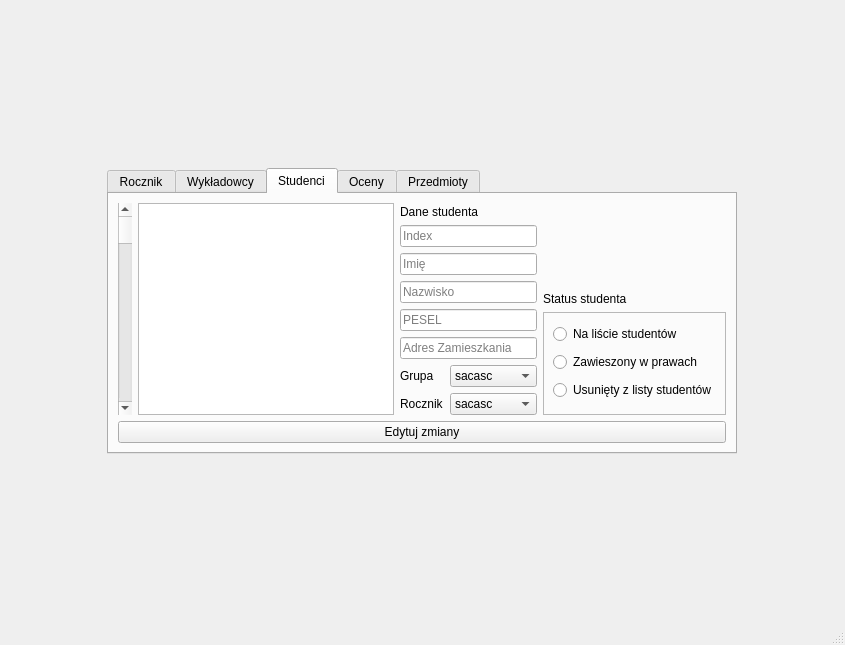
<?xml version="1.0" encoding="UTF-8"?>
<ui version="4.0">
 <class>MainWindow</class>
 <widget class="QMainWindow" name="MainWindow">
  <property name="geometry">
   <rect>
    <x>0</x>
    <y>0</y>
    <width>845</width>
    <height>645</height>
   </rect>
  </property>
  <property name="windowTitle">
   <string>MainWindow</string>
  </property>
  <widget class="QWidget" name="centralwidget">
   <layout class="QHBoxLayout" name="horizontalLayout_7">
    <item>
     <widget class="QTabWidget" name="studentsTab">
      <property name="enabled">
       <bool>true</bool>
      </property>
      <property name="sizePolicy">
       <sizepolicy hsizetype="Maximum" vsizetype="Maximum">
        <horstretch>0</horstretch>
        <verstretch>0</verstretch>
       </sizepolicy>
      </property>
      <property name="currentIndex">
       <number>2</number>
      </property>
      <widget class="QWidget" name="R">
       <attribute name="title">
        <string>Rocznik</string>
       </attribute>
      </widget>
      <widget class="QWidget" name="Wykladowcy">
       <attribute name="title">
        <string>Wykładowcy</string>
       </attribute>
       <widget class="QWidget" name="layoutWidget">
        <property name="geometry">
         <rect>
          <x>10</x>
          <y>20</y>
          <width>686</width>
          <height>262</height>
         </rect>
        </property>
        <layout class="QHBoxLayout" name="horizontalLayout_8">
         <item>
          <layout class="QVBoxLayout" name="verticalLayout_6">
           <item>
            <layout class="QHBoxLayout" name="horizontalLayout_9">
             <item>
              <widget class="QScrollBar" name="verticalScrollBarOfLecturersList">
               <property name="orientation">
                <enum>Qt::Vertical</enum>
               </property>
              </widget>
             </item>
             <item>
              <widget class="QListWidget" name="instructorListField">
               <property name="editTriggers">
                <set>QAbstractItemView::SelectedClicked</set>
               </property>
               <property name="selectionMode">
                <enum>QAbstractItemView::MultiSelection</enum>
               </property>
              </widget>
             </item>
            </layout>
           </item>
          </layout>
         </item>
         <item>
          <layout class="QHBoxLayout" name="horizontalLayout_10">
           <item>
            <layout class="QVBoxLayout" name="verticalLayout_7">
             <item alignment="Qt::AlignBottom">
              <widget class="QLabel" name="lecturerInformationLabel">
               <property name="sizePolicy">
                <sizepolicy hsizetype="Minimum" vsizetype="Minimum">
                 <horstretch>0</horstretch>
                 <verstretch>0</verstretch>
                </sizepolicy>
               </property>
               <property name="maximumSize">
                <size>
                 <width>16777215</width>
                 <height>16766643</height>
                </size>
               </property>
               <property name="text">
                <string>Dane wykładowcy</string>
               </property>
               <property name="alignment">
                <set>Qt::AlignLeading|Qt::AlignLeft|Qt::AlignTop</set>
               </property>
              </widget>
             </item>
             <item>
              <widget class="QLineEdit" name="instructorNameField">
               <property name="placeholderText">
                <string>Imię</string>
               </property>
              </widget>
             </item>
             <item>
              <widget class="QLineEdit" name="instructorSurNameField">
               <property name="placeholderText">
                <string>Nazwisko</string>
               </property>
              </widget>
             </item>
             <item>
              <widget class="QLineEdit" name="peselField">
               <property name="placeholderText">
                <string>PESEL</string>
               </property>
              </widget>
             </item>
             <item>
              <widget class="QLineEdit" name="instructorAdressField">
               <property name="placeholderText">
                <string>Adres Zamieszkania</string>
               </property>
              </widget>
             </item>
             <item>
              <widget class="QLabel" name="instructorLecturesLabel">
               <property name="text">
                <string>Przedmioty wykładowcy</string>
               </property>
              </widget>
             </item>
             <item>
              <widget class="QListWidget" name="instructorLecturesList">
               <property name="editTriggers">
                <set>QAbstractItemView::SelectedClicked</set>
               </property>
               <property name="selectionMode">
                <enum>QAbstractItemView::MultiSelection</enum>
               </property>
               <item>
                <property name="text">
                 <string>grge</string>
                </property>
               </item>
               <item>
                <property name="text">
                 <string>re</string>
                </property>
               </item>
               <item>
                <property name="text">
                 <string>ge</string>
                </property>
               </item>
               <item>
                <property name="text">
                 <string>rg</string>
                </property>
               </item>
               <item>
                <property name="text">
                 <string>erge</string>
                </property>
               </item>
               <item>
                <property name="text">
                 <string>rg</string>
                </property>
               </item>
               <item>
                <property name="text">
                 <string>erg</string>
                </property>
               </item>
               <item>
                <property name="text">
                 <string>rege</string>
                </property>
               </item>
               <item>
                <property name="text">
                 <string>rge</string>
                </property>
               </item>
              </widget>
             </item>
            </layout>
           </item>
          </layout>
         </item>
        </layout>
       </widget>
      </widget>
      <widget class="QWidget" name="Studenci">
       <attribute name="title">
        <string>Studenci</string>
       </attribute>
       <layout class="QVBoxLayout" name="verticalLayout_5">
        <item>
         <layout class="QHBoxLayout" name="horizontalLayout_4">
          <item>
           <layout class="QVBoxLayout" name="verticalLayout_4">
            <item>
             <layout class="QHBoxLayout" name="horizontalLayout_3">
              <item>
               <widget class="QScrollBar" name="verticalScrollBarOfStudentsList">
                <property name="orientation">
                 <enum>Qt::Vertical</enum>
                </property>
               </widget>
              </item>
              <item>
               <widget class="QListWidget" name="listWidget"/>
              </item>
             </layout>
            </item>
           </layout>
          </item>
          <item>
           <layout class="QHBoxLayout" name="horizontalLayout_2">
            <item>
             <layout class="QVBoxLayout" name="verticalLayout_3">
              <item alignment="Qt::AlignBottom">
               <widget class="QLabel" name="studentInformationsLabel">
                <property name="sizePolicy">
                 <sizepolicy hsizetype="Minimum" vsizetype="Minimum">
                  <horstretch>0</horstretch>
                  <verstretch>0</verstretch>
                 </sizepolicy>
                </property>
                <property name="maximumSize">
                 <size>
                  <width>16777215</width>
                  <height>16766643</height>
                 </size>
                </property>
                <property name="text">
                 <string>Dane studenta</string>
                </property>
                <property name="alignment">
                 <set>Qt::AlignLeading|Qt::AlignLeft|Qt::AlignTop</set>
                </property>
               </widget>
              </item>
              <item>
               <widget class="QLineEdit" name="studentIndexNumberField">
                <property name="placeholderText">
                 <string>Index</string>
                </property>
               </widget>
              </item>
              <item>
               <widget class="QLineEdit" name="studentFirstNameField">
                <property name="placeholderText">
                 <string>Imię</string>
                </property>
               </widget>
              </item>
              <item>
               <widget class="QLineEdit" name="studentSureNameField">
                <property name="placeholderText">
                 <string>Nazwisko</string>
                </property>
               </widget>
              </item>
              <item>
               <widget class="QLineEdit" name="studentPeselNameField">
                <property name="placeholderText">
                 <string>PESEL</string>
                </property>
               </widget>
              </item>
              <item>
               <widget class="QLineEdit" name="studentAdressField">
                <property name="placeholderText">
                 <string>Adres Zamieszkania</string>
                </property>
               </widget>
              </item>
              <item>
               <layout class="QHBoxLayout" name="horizontalLayout_6">
                <item>
                 <widget class="QLabel" name="studentGroupLabel">
                  <property name="text">
                   <string>Grupa</string>
                  </property>
                 </widget>
                </item>
                <item>
                 <widget class="QComboBox" name="studentGroupDropdownList">
                  <property name="editable">
                   <bool>false</bool>
                  </property>
                  <property name="currentText">
                   <string>sacasc</string>
                  </property>
                  <property name="insertPolicy">
                   <enum>QComboBox::InsertAfterCurrent</enum>
                  </property>
                  <property name="frame">
                   <bool>true</bool>
                  </property>
                  <item>
                   <property name="text">
                    <string>sacasc</string>
                   </property>
                  </item>
                  <item>
                   <property name="text">
                    <string>sacasc</string>
                   </property>
                  </item>
                  <item>
                   <property name="text">
                    <string>ascascas</string>
                   </property>
                  </item>
                  <item>
                   <property name="text">
                    <string>cascasca</string>
                   </property>
                  </item>
                  <item>
                   <property name="text">
                    <string>scascasc</string>
                   </property>
                  </item>
                  <item>
                   <property name="text">
                    <string>ascascasc</string>
                   </property>
                  </item>
                 </widget>
                </item>
               </layout>
              </item>
              <item>
               <layout class="QHBoxLayout" name="horizontalLayout_5">
                <item>
                 <widget class="QLabel" name="studentYearLabel">
                  <property name="text">
                   <string>Rocznik</string>
                  </property>
                 </widget>
                </item>
                <item>
                 <widget class="QComboBox" name="studentYearDropdownList">
                  <property name="editable">
                   <bool>false</bool>
                  </property>
                  <property name="currentText">
                   <string>sacasc</string>
                  </property>
                  <property name="insertPolicy">
                   <enum>QComboBox::InsertAfterCurrent</enum>
                  </property>
                  <property name="frame">
                   <bool>true</bool>
                  </property>
                  <item>
                   <property name="text">
                    <string>sacasc</string>
                   </property>
                  </item>
                  <item>
                   <property name="text">
                    <string>sacasc</string>
                   </property>
                  </item>
                  <item>
                   <property name="text">
                    <string>ascascas</string>
                   </property>
                  </item>
                  <item>
                   <property name="text">
                    <string>cascasca</string>
                   </property>
                  </item>
                  <item>
                   <property name="text">
                    <string>scascasc</string>
                   </property>
                  </item>
                  <item>
                   <property name="text">
                    <string>ascascasc</string>
                   </property>
                  </item>
                 </widget>
                </item>
               </layout>
              </item>
             </layout>
            </item>
            <item>
             <layout class="QVBoxLayout" name="verticalLayout_2">
              <item>
               <widget class="QLabel" name="studentStatusLable">
                <property name="maximumSize">
                 <size>
                  <width>16777215</width>
                  <height>16776381</height>
                 </size>
                </property>
                <property name="text">
                 <string>Status studenta</string>
                </property>
                <property name="scaledContents">
                 <bool>false</bool>
                </property>
                <property name="alignment">
                 <set>Qt::AlignBottom|Qt::AlignLeading|Qt::AlignLeft</set>
                </property>
               </widget>
              </item>
              <item>
               <widget class="QFrame" name="studentStatusFrame">
                <property name="frameShape">
                 <enum>QFrame::StyledPanel</enum>
                </property>
                <property name="frameShadow">
                 <enum>QFrame::Raised</enum>
                </property>
                <layout class="QHBoxLayout" name="horizontalLayout">
                 <item>
                  <layout class="QVBoxLayout" name="verticalLayout">
                   <item>
                    <widget class="QRadioButton" name="studentOnListRadio">
                     <property name="text">
                      <string>Na liście studentów</string>
                     </property>
                    </widget>
                   </item>
                   <item>
                    <widget class="QRadioButton" name="studendSuspendedRadio">
                     <property name="text">
                      <string>Zawieszony w prawach</string>
                     </property>
                    </widget>
                   </item>
                   <item>
                    <widget class="QRadioButton" name="studentRemovedRadio">
                     <property name="text">
                      <string>Usunięty z listy studentów</string>
                     </property>
                    </widget>
                   </item>
                  </layout>
                 </item>
                </layout>
               </widget>
              </item>
             </layout>
            </item>
           </layout>
          </item>
         </layout>
        </item>
        <item>
         <widget class="QPushButton" name="studentEditDataButton">
          <property name="text">
           <string>Edytuj zmiany</string>
          </property>
         </widget>
        </item>
       </layout>
       <zorder>listView</zorder>
       <zorder>listView</zorder>
       <zorder></zorder>
       <zorder>verticalScrollBar</zorder>
       <zorder>studentFirstNameField</zorder>
       <zorder>studentSureNameField</zorder>
       <zorder>studentPeselNameField</zorder>
       <zorder>studentAdressField</zorder>
       <zorder>studentIndexNumberField</zorder>
       <zorder>studentEditDataButton</zorder>
       <zorder>studentStatusFrame</zorder>
       <zorder>studentStatusLable</zorder>
       <zorder>listWidget</zorder>
       <zorder>verticalScrollBarOfStudentsList</zorder>
       <zorder>studentEditDataButton</zorder>
       <zorder>studentGroupDropdownList</zorder>
       <zorder>studentGroupLabel</zorder>
       <zorder>studentYearLabel</zorder>
       <zorder>studentYearDropdownList</zorder>
      </widget>
      <widget class="QWidget" name="Oceny">
       <attribute name="title">
        <string>Oceny</string>
       </attribute>
      </widget>
      <widget class="QWidget" name="tab">
       <attribute name="title">
        <string>Przedmioty</string>
       </attribute>
      </widget>
     </widget>
    </item>
   </layout>
  </widget>
  <widget class="QMenuBar" name="menubar">
   <property name="geometry">
    <rect>
     <x>0</x>
     <y>0</y>
     <width>845</width>
     <height>25</height>
    </rect>
   </property>
  </widget>
  <widget class="QStatusBar" name="statusbar"/>
 </widget>
 <resources/>
 <connections/>
</ui>
